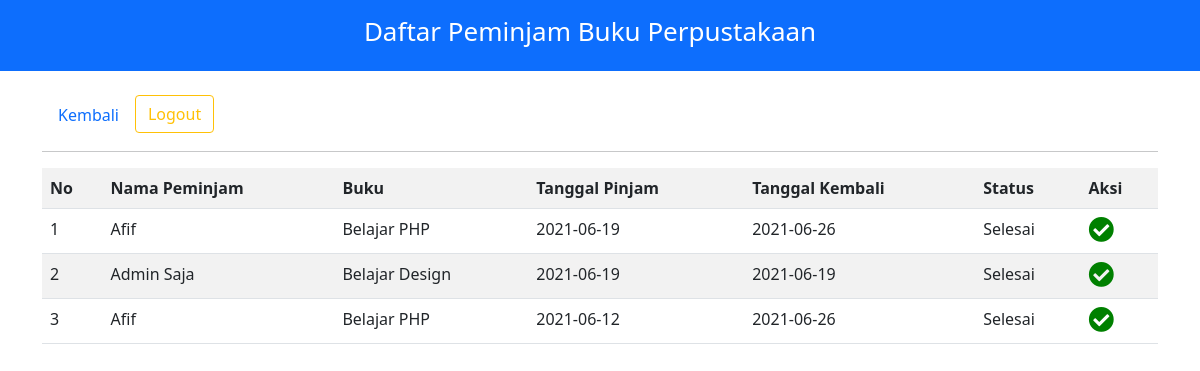
/admin/peminjam/peminjam.php, run on the app's committed database.
### tables this page shows
CREATE TABLE `tb_pinjam` (
  `id` int(11) NOT NULL,
  `id_user` int(11) NOT NULL,
  `id_buku` int(11) NOT NULL,
  `tgl_pinjam` date DEFAULT NULL,
  `tgl_kembali` date NOT NULL,
  `id_status` int(20) NOT NULL
);

CREATE TABLE `tb_user` (
  `id` int(11) NOT NULL,
  `username` varchar(20) NOT NULL,
  `email` varchar(20) NOT NULL,
  `password` varchar(20) NOT NULL,
  `otoritas` enum('MEMBER','ADMIN') NOT NULL,
  `nama_lengkap` varchar(50) NOT NULL,
  `alamat` text NOT NULL,
  `telepon` varchar(50) NOT NULL,
  `image` varchar(100) NOT NULL
);

CREATE TABLE `tb_buku` (
  `id` int(11) NOT NULL,
  `judul` varchar(20) NOT NULL,
  `pengarang` varchar(20) NOT NULL,
  `tahun_terbit` int(4) NOT NULL,
  `penerbit` varchar(20) NOT NULL,
  `kategori` int(20) NOT NULL,
  `status` int(20) NOT NULL
);

CREATE TABLE `tb_status` (
  `id` int(11) NOT NULL,
  `status` varchar(20) NOT NULL
);

### admin/peminjam/peminjam.php (the view, shortened to what this page needs)
<!DOCTYPE html>
<html lang="en">
<head>
    <link rel="stylesheet" href="../../styles/css/all.css">
    <link rel="stylesheet" href="../../styles/bootstrap.min.css">
    <link rel="stylesheet" href="../../styles/styles.css">
</head>
<body>
<div class="container-fluid bg-primary text-white p-3 text-center d-flex  justify-content-center fixed-top main-book">
        <div class="title"><h1>Daftar Peminjam Buku Perpustakaan</h1></div>
    </div>
    <div class="container main-book">
        <ul class="nav nav-pills mt-4">
        <li class="nav-item">
            <a class="nav-link" href="../index.php">Kembali</a>
        </li>
        <li class="nav-item">
            <form action="../../auth/logout.php" method="post">
            <button class="btn btn-outline-warning">Logout</button>
            </form>
        </li>
        </ul>
        <hr>
    </div>
    <div class="container table-responsive ">
   <table class="table table-striped">
    <tr>
        <th>No</th>
        <th>Nama Peminjam</th>
        <th>Buku</th>
        <th>Tanggal Pinjam</th>
        <th>Tanggal Kembali</th>
        <th>Status</th>
        <th>Aksi</th>
    </tr>
    <?php
        include "../../config/connection.php";
        $result = mysqli_query($connect, "SELECT tb_pinjam.id, tb_user.nama_lengkap, tb_buku.judul, tgl_pinjam, tgl_kembali, tb_status.status FROM (((tb_pinjam INNER JOIN tb_user ON tb_pinjam.id_user = tb_user.id) INNER JOIN tb_buku ON tb_pinjam.id_buku = tb_buku.id ) INNER JOIN tb_status ON tb_pinjam.id_status = tb_status.id)");
        $rowNumber = 1;
        while($row = mysqli_fetch_array($result)) {
            ?>
            <tr>
            <td><?php echo $rowNumber++ ?></td>
            <td><?php echo $row['nama_lengkap'] ?></td>
            <td><?php echo $row['judul'] ?></td>
            <td><?php echo $row['tgl_pinjam'] ?></td>
            <td><?php echo $row['tgl_kembali'] ?></td>
            <td><?php echo $row['status'] ?></td>
            <td>
                <a href="kembalikan-buku.php?id=<?php echo $row['id']; ?>"><i class="fas fa-check-circle" style="font-size:1.6em; color: green"></i></a>
            </td>
            </tr>
            <?php
        }
        ?>
   </table>
    </div>
</body>
</html>

### styles/css/all.css (style rules this page uses)
.fa, .fas, .far, .fal, .fad, .fab { -moz-osx-font-smoothing: grayscale; -webkit-font-smoothing: antialiased; display: inline-block; font-style: normal; font-variant: normal; text-rendering: auto; line-height: 1; }
.fa-check-circle:before { content: "\f058"; }

### styles/styles.css (style rules this page uses)
.title h1 { padding-right: 20px; font-size: 26px !important; }
.title { display: flex; flex-wrap: wrap; flex-direction: column; align-content: center; justify-content: center; }
.main-book { position: relative; }

### data on the page
tb_pinjam: id_user.nama_lengkap "Afif", id_buku.judul "Belajar PHP", tgl_pinjam "2021-06-19", tgl_kembali "2021-06-26", id_status.status "Selesai"
tb_pinjam: id_user.nama_lengkap "Admin Saja", id_buku.judul "Belajar Design", tgl_pinjam "2021-06-19", tgl_kembali "2021-06-19", id_status.status "Selesai"
tb_pinjam: id_user.nama_lengkap "Afif", id_buku.judul "Belajar PHP", tgl_pinjam "2021-06-12", tgl_kembali "2021-06-26", id_status.status "Selesai"
